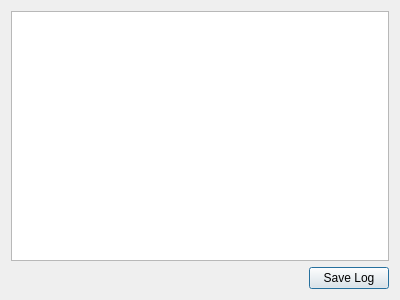
<?xml version="1.0" encoding="UTF-8"?>
<ui version="4.0">
 <class>Form2</class>
 <widget class="QDialog" name="Form2">
  <property name="geometry">
   <rect>
    <x>0</x>
    <y>0</y>
    <width>400</width>
    <height>300</height>
   </rect>
  </property>
  <property name="windowTitle">
   <string>MYRaf Error</string>
  </property>
  <layout class="QGridLayout" name="gridLayout">
   <item row="0" column="0" colspan="2">
    <widget class="QListWidget" name="listWidget"/>
   </item>
   <item row="1" column="0">
    <spacer name="horizontalSpacer">
     <property name="orientation">
      <enum>Qt::Horizontal</enum>
     </property>
     <property name="sizeHint" stdset="0">
      <size>
       <width>288</width>
       <height>20</height>
      </size>
     </property>
    </spacer>
   </item>
   <item row="1" column="1">
    <widget class="QPushButton" name="pushButton">
     <property name="text">
      <string>Save Log</string>
     </property>
    </widget>
   </item>
  </layout>
 </widget>
 <resources/>
 <connections/>
</ui>
